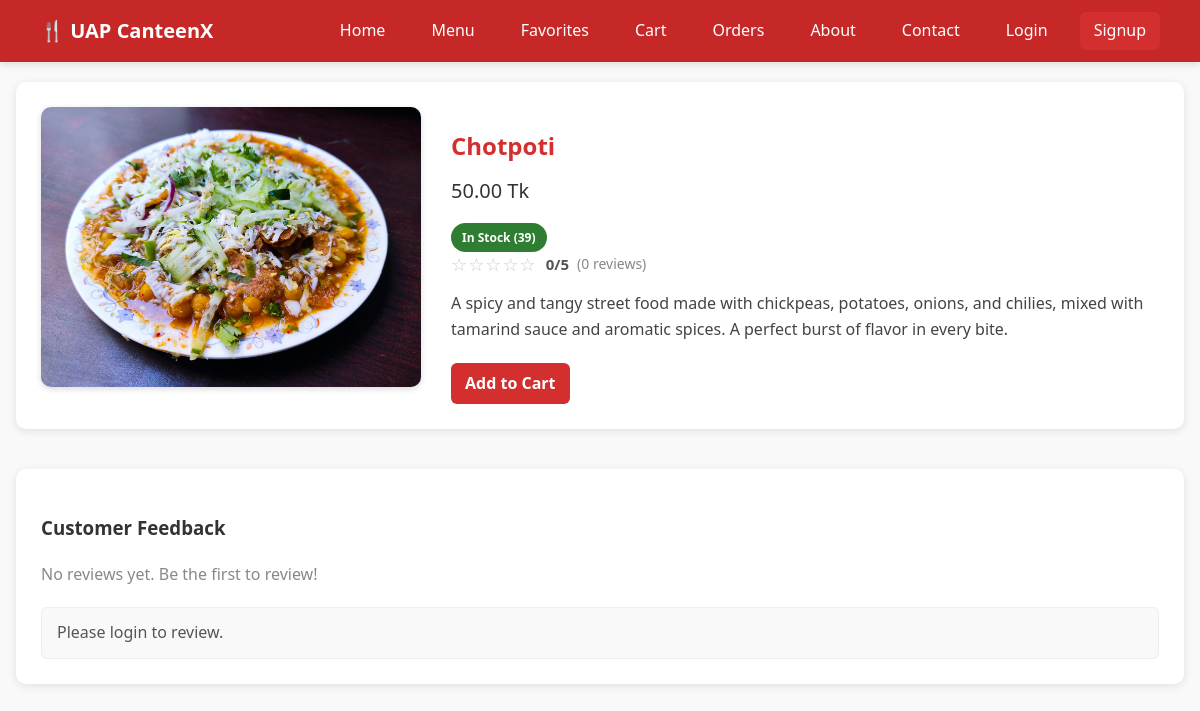
Page /item/12/ on the earlier database version.
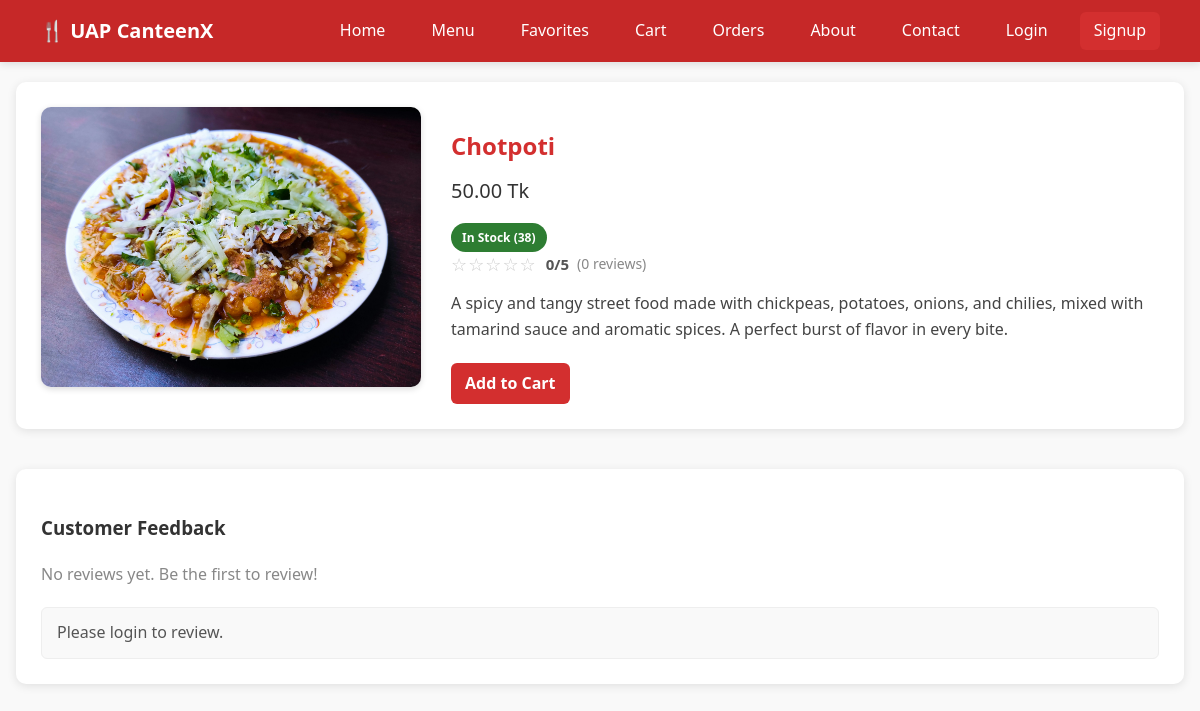
Same page on the later database version.
### my_canteen/models.py (models this page shows, shortened)
class MenuItem(models.Model):
    name = models.CharField(max_length=100)
    description = models.TextField(blank=True)
    price = models.DecimalField(max_digits=6, decimal_places=2)
    stock = models.PositiveIntegerField(default=0)
    image = models.ImageField(upload_to='menu/', blank=True, null=True)
    category = models.ForeignKey(Category, on_delete=models.CASCADE, null=True)
    is_active = models.BooleanField(default=True)
    is_popular = models.BooleanField(default=False)
    rating_avg = models.FloatField(default=0)
    rating_count = models.PositiveIntegerField(default=0)

### my_canteen/views.py (the view, shortened to what this page needs)
# urls.py: path('item/<int:item_id>/', views.item_detail, name='item_detail'),
def item_detail(request, item_id):
    item = get_object_or_404(MenuItem, id=item_id, is_active=True)
    reviews = Review.objects.filter(item=item).select_related("user").order_by("-created_at")
    agg = reviews.aggregate(avg=Avg("rating"), cnt=Count("id"))
    avg_rating = round(agg["avg"] or 0, 1)
    total_reviews = agg["cnt"] or 0
    can_review, already, form = False, False, None
    context = {
        "item": item,
        "reviews": reviews,
        "avg_rating": avg_rating,
        "total_reviews": total_reviews,
        "can_review": can_review,
        "already": already,
        "form": form,
    }
    return render(request, "my_canteen/item_detail.html", context)

### my_canteen/context_processors.py (called while the page is built)
def favorites_processor(request):
    if request.user.is_authenticated:
        fav_ids = Favorite.objects.filter(user=request.user).values_list('item_id', flat=True)
        return {"favorite_items": set(fav_ids)}
    return {"favorite_items": set()}

def cart_count(request):
    cart = request.session.get("cart", {})
    return {"cart_count": sum(cart.values())}

### my_canteen/templates/my_canteen/item_detail.html (shortened to what this page needs)
{% extends "my_canteen/base.html" %}
{% block content %}
<div class="item-detail-container">
  <div class="item-image">
    {% if item.image %}
      <img src="{{ item.image.url }}" alt="{{ item.name }}">
    {% else %}
      <img src="https://via.placeholder.com/400x250" alt="Food">
    {% endif %}
  </div>
  <div class="item-info">
    <h2>{{ item.name }}</h2>
    <div class="item-price">
      {{ item.price }} Tk
    </div>
    {% if item.stock > 10 %}
      <span class="badge success" style="margin-top:6px; display:inline-block;">
        In Stock ({{ item.stock }})
      </span>
    {% elif item.stock > 0 %}
      <span class="badge warning" style="margin-top:6px; display:inline-block;">
        Low Stock ({{ item.stock }})
      </span>
    {% else %}
      <span class="badge danger" style="margin-top:6px; display:inline-block;">
        Out of Stock
      </span>
    {% endif %}
    <div class="item-rating">
      <span class="stars" title="{{ avg_rating }}/5">
        {% for i in "12345" %}
          {% if forloop.counter <= avg_rating|floatformat:0 %}
            <span class="star filled">★</span>
          {% else %}
            <span class="star">☆</span>
          {% endif %}
        {% endfor %}
      </span>
      <span class="avg">{{ avg_rating }}/5</span>
      <span class="count">({{ total_reviews }} reviews)</span>
    </div>
    <div class="item-description">
      {{ item.description }}
    </div>
    <div style="margin-top: 12px; display:flex; gap:10px; flex-wrap:wrap;">
      {% if item.stock > 0 %}
        <a href="{% url 'add_to_cart' item.id %}" class="btn">Add to Cart</a>
      {% else %}
        <p class="muted" style="margin:0;">You can't order this right now.</p>
      {% endif %}
    </div>
  </div>
</div>
<div class="feedback-section">
  <h3>Customer Feedback</h3>
  {% if reviews %}
    {% for r in reviews %}
      <div class="review-card">
        <div class="review-head">
          <strong>{{ r.user.username }}</strong>
          <span class="review-stars">
            {% for i in "12345" %}
              {% if forloop.counter <= r.rating %}
                <span class="star filled">★</span>
              {% else %}
                <span class="star">☆</span>
              {% endif %}
            {% endfor %}
          </span>
          <span class="review-date">
            {{ r.created_at|date:"M d, Y h:i A" }}
          </span>
        </div>
        {% if r.comment %}
          <p class="review-text">{{ r.comment }}</p>
        {% endif %}
      </div>
    {% endfor %}
  {% else %}
    <p class="muted">No reviews yet. Be the first to review!</p>
  {% endif %}
  {% if user.is_authenticated %}
    {% if can_review %}
      <hr class="divider">
      <form method="post" action="{% url 'submit_review' item.id %}" class="review-form card">
        {% csrf_token %}
        <div class="stars-input">
          {{ form.rating }}
        </div>
        <div class="textarea">
          {{ form.comment }}
        </div>
        <button class="btn btn-primary" type="submit">
          Submit Review
        </button>
      </form>
    {% elif already %}
      <div class="note">
        You already reviewed this item.
        <a class="link" href="{% url 'edit_review' item.id %}">Edit</a>
        <form method="post" action="{% url 'delete_review' item.id %}" class="inline">
          {% csrf_token %}
          <button type="submit" class="link link--danger">
            Delete
          </button>
        </form>
      </div>
    {% else %}
      <div class="note">
        You can review after your order is delivered.
      </div>
    {% endif %}
  {% else %}
    <div class="note">
      Please <a href="{% url 'login' %}?next={{ request.path }}">login</a> to review.
    </div>
  {% endif %}
</div>
{% endblock %}

Differences in the rows shown:
changed MenuItem "Chotpoti": stock "39" → "38"
